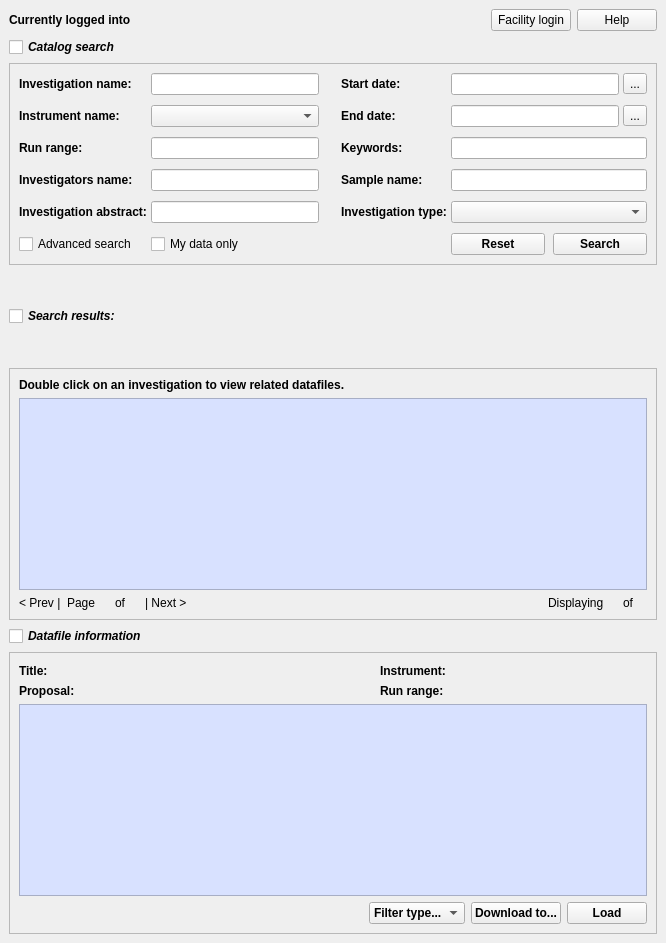
<?xml version="1.0" encoding="UTF-8"?>
<ui version="4.0">
 <author>Jay Rainey</author>
 <class>ICatSearch2</class>
 <widget class="QWidget" name="ICatSearch2">
  <property name="geometry">
   <rect>
    <x>0</x>
    <y>0</y>
    <width>666</width>
    <height>943</height>
   </rect>
  </property>
  <property name="sizePolicy">
   <sizepolicy hsizetype="Expanding" vsizetype="Expanding">
    <horstretch>0</horstretch>
    <verstretch>0</verstretch>
   </sizepolicy>
  </property>
  <property name="windowTitle">
   <string>Catalogue search</string>
  </property>
  <layout class="QVBoxLayout" name="verticalLayout_5">
   <item>
    <layout class="QGridLayout" name="mainGrid">
     <item row="5" column="0">
      <widget class="QCheckBox" name="dataFileCbox">
       <property name="sizePolicy">
        <sizepolicy hsizetype="Minimum" vsizetype="Fixed">
         <horstretch>0</horstretch>
         <verstretch>0</verstretch>
        </sizepolicy>
       </property>
       <property name="font">
        <font>
         <weight>75</weight>
         <italic>true</italic>
         <bold>true</bold>
        </font>
       </property>
       <property name="toolTip">
        <string>&lt;html&gt;&lt;head/&gt;&lt;body&gt;&lt;p&gt;&lt;span style=&quot; font-weight:400;&quot;&gt;Click to display datafile information.&lt;/span&gt;&lt;/p&gt;&lt;/body&gt;&lt;/html&gt;</string>
       </property>
       <property name="text">
        <string>Datafile information</string>
       </property>
      </widget>
     </item>
     <item row="4" column="0">
      <widget class="QFrame" name="resFrame">
       <property name="frameShape">
        <enum>QFrame::StyledPanel</enum>
       </property>
       <property name="frameShadow">
        <enum>QFrame::Raised</enum>
       </property>
       <layout class="QVBoxLayout" name="verticalLayout_2">
        <item>
         <widget class="QLabel" name="resInstructions">
          <property name="font">
           <font>
            <weight>75</weight>
            <bold>true</bold>
           </font>
          </property>
          <property name="text">
           <string>Double click on an investigation to view related datafiles.</string>
          </property>
         </widget>
        </item>
        <item>
         <widget class="QTableWidget" name="searchResultsTbl">
          <property name="sizePolicy">
           <sizepolicy hsizetype="Expanding" vsizetype="Minimum">
            <horstretch>0</horstretch>
            <verstretch>0</verstretch>
           </sizepolicy>
          </property>
          <property name="styleSheet">
           <string notr="true">background-color: rgb(216, 225, 255);</string>
          </property>
          <property name="horizontalScrollBarPolicy">
           <enum>Qt::ScrollBarAsNeeded</enum>
          </property>
          <property name="selectionMode">
           <enum>QAbstractItemView::SingleSelection</enum>
          </property>
          <property name="selectionBehavior">
           <enum>QAbstractItemView::SelectRows</enum>
          </property>
         </widget>
        </item>
        <item>
         <layout class="QHBoxLayout" name="resFooter">
          <item>
           <widget class="QLabel" name="resPreviousTxt">
            <property name="font">
             <font>
              <weight>50</weight>
              <bold>false</bold>
             </font>
            </property>
            <property name="text">
             <string>&lt; Prev |</string>
            </property>
           </widget>
          </item>
          <item>
           <widget class="QLabel" name="resPageTxt">
            <property name="font">
             <font>
              <weight>50</weight>
              <bold>false</bold>
             </font>
            </property>
            <property name="text">
             <string>Page</string>
            </property>
           </widget>
          </item>
          <item>
           <widget class="QLabel" name="resPageStartNumTxt">
            <property name="font">
             <font>
              <weight>50</weight>
              <bold>false</bold>
             </font>
            </property>
            <property name="text">
             <string/>
            </property>
           </widget>
          </item>
          <item>
           <widget class="QLabel" name="resPageOfTxt">
            <property name="font">
             <font>
              <weight>50</weight>
              <bold>false</bold>
             </font>
            </property>
            <property name="text">
             <string>of</string>
            </property>
           </widget>
          </item>
          <item>
           <widget class="QLabel" name="resPageEndNumTxt">
            <property name="font">
             <font>
              <weight>50</weight>
              <bold>false</bold>
             </font>
            </property>
            <property name="text">
             <string/>
            </property>
           </widget>
          </item>
          <item>
           <widget class="QLabel" name="resPageNextTxt">
            <property name="font">
             <font>
              <weight>50</weight>
              <bold>false</bold>
             </font>
            </property>
            <property name="text">
             <string>| Next &gt;</string>
            </property>
           </widget>
          </item>
          <item>
           <spacer name="resFootSpacer">
            <property name="orientation">
             <enum>Qt::Horizontal</enum>
            </property>
            <property name="sizeHint" stdset="0">
             <size>
              <width>10</width>
              <height>10</height>
             </size>
            </property>
           </spacer>
          </item>
          <item>
           <widget class="QLabel" name="resDisplayingTxt">
            <property name="font">
             <font>
              <weight>50</weight>
              <bold>false</bold>
             </font>
            </property>
            <property name="text">
             <string>Displaying</string>
            </property>
           </widget>
          </item>
          <item>
           <widget class="QLabel" name="resDisplayStartTxt">
            <property name="font">
             <font>
              <weight>50</weight>
              <bold>false</bold>
             </font>
            </property>
            <property name="text">
             <string/>
            </property>
           </widget>
          </item>
          <item>
           <widget class="QLabel" name="resDisplayOfTxt">
            <property name="font">
             <font>
              <weight>50</weight>
              <bold>false</bold>
             </font>
            </property>
            <property name="text">
             <string>of</string>
            </property>
           </widget>
          </item>
          <item>
           <widget class="QLabel" name="resDisplayEndTxt">
            <property name="font">
             <font>
              <weight>50</weight>
              <bold>false</bold>
             </font>
            </property>
            <property name="text">
             <string/>
            </property>
           </widget>
          </item>
         </layout>
        </item>
       </layout>
      </widget>
     </item>
     <item row="2" column="0">
      <widget class="QFrame" name="searchFrame">
       <property name="frameShape">
        <enum>QFrame::StyledPanel</enum>
       </property>
       <property name="frameShadow">
        <enum>QFrame::Raised</enum>
       </property>
       <layout class="QVBoxLayout" name="catalogSearchFrame">
        <property name="spacing">
         <number>6</number>
        </property>
        <property name="margin">
         <number>9</number>
        </property>
        <item>
         <layout class="QGridLayout" name="searchGrid" rowstretch="0,0,0,0,0,0" columnstretch="0,0,0,0,0,0">
          <property name="sizeConstraint">
           <enum>QLayout::SetDefaultConstraint</enum>
          </property>
          <property name="horizontalSpacing">
           <number>4</number>
          </property>
          <property name="verticalSpacing">
           <number>10</number>
          </property>
          <item row="2" column="0">
           <widget class="QLabel" name="runRangeLbl">
            <property name="font">
             <font>
              <weight>75</weight>
              <bold>true</bold>
             </font>
            </property>
            <property name="text">
             <string>Run range:</string>
            </property>
           </widget>
          </item>
          <item row="1" column="0">
           <widget class="QLabel" name="instrumentLbl">
            <property name="enabled">
             <bool>true</bool>
            </property>
            <property name="sizePolicy">
             <sizepolicy hsizetype="Fixed" vsizetype="Preferred">
              <horstretch>0</horstretch>
              <verstretch>0</verstretch>
             </sizepolicy>
            </property>
            <property name="font">
             <font>
              <weight>75</weight>
              <bold>true</bold>
             </font>
            </property>
            <property name="text">
             <string>Instrument name:</string>
            </property>
           </widget>
          </item>
          <item row="4" column="3">
           <widget class="QLabel" name="advTypeLbl">
            <property name="font">
             <font>
              <weight>75</weight>
              <bold>true</bold>
             </font>
            </property>
            <property name="text">
             <string>Investigation type:</string>
            </property>
           </widget>
          </item>
          <item row="5" column="1">
           <widget class="QCheckBox" name="myDataCbox">
            <property name="text">
             <string>My data only</string>
            </property>
           </widget>
          </item>
          <item row="2" column="1">
           <widget class="QLineEdit" name="runRangeTxt"/>
          </item>
          <item row="0" column="1">
           <widget class="QLineEdit" name="InvestigationName"/>
          </item>
          <item row="0" column="0">
           <widget class="QLabel" name="invesNameLbl">
            <property name="font">
             <font>
              <weight>75</weight>
              <bold>true</bold>
             </font>
            </property>
            <property name="text">
             <string>Investigation name:</string>
            </property>
           </widget>
          </item>
          <item row="0" column="5">
           <widget class="QToolButton" name="startDatePicker">
            <property name="maximumSize">
             <size>
              <width>25</width>
              <height>16777215</height>
             </size>
            </property>
            <property name="toolTip">
             <string>&lt;html&gt;&lt;head/&gt;&lt;body&gt;&lt;p&gt;Select a date from the calender.&lt;/p&gt;&lt;/body&gt;&lt;/html&gt;</string>
            </property>
            <property name="text">
             <string>...</string>
            </property>
           </widget>
          </item>
          <item row="5" column="0">
           <widget class="QCheckBox" name="advSearchCbox">
            <property name="text">
             <string>Advanced search</string>
            </property>
           </widget>
          </item>
          <item row="1" column="1">
           <widget class="QComboBox" name="Instrument">
            <property name="sizePolicy">
             <sizepolicy hsizetype="Expanding" vsizetype="Fixed">
              <horstretch>0</horstretch>
              <verstretch>0</verstretch>
             </sizepolicy>
            </property>
           </widget>
          </item>
          <item row="1" column="5">
           <widget class="QToolButton" name="endDatePicker">
            <property name="maximumSize">
             <size>
              <width>25</width>
              <height>16777215</height>
             </size>
            </property>
            <property name="toolTip">
             <string>&lt;html&gt;&lt;head/&gt;&lt;body&gt;&lt;p&gt;Select a date from the calender.&lt;/p&gt;&lt;/body&gt;&lt;/html&gt;</string>
            </property>
            <property name="text">
             <string>...</string>
            </property>
           </widget>
          </item>
          <item row="0" column="2">
           <spacer name="searchGridSpacer">
            <property name="orientation">
             <enum>Qt::Horizontal</enum>
            </property>
            <property name="sizeType">
             <enum>QSizePolicy::Fixed</enum>
            </property>
            <property name="sizeHint" stdset="0">
             <size>
              <width>18</width>
              <height>10</height>
             </size>
            </property>
           </spacer>
          </item>
          <item row="0" column="3">
           <widget class="QLabel" name="startDateLbl">
            <property name="font">
             <font>
              <weight>75</weight>
              <bold>true</bold>
             </font>
            </property>
            <property name="text">
             <string>Start date:</string>
            </property>
           </widget>
          </item>
          <item row="1" column="3">
           <widget class="QLabel" name="endDateLbl">
            <property name="enabled">
             <bool>true</bool>
            </property>
            <property name="sizePolicy">
             <sizepolicy hsizetype="Fixed" vsizetype="Preferred">
              <horstretch>0</horstretch>
              <verstretch>0</verstretch>
             </sizepolicy>
            </property>
            <property name="font">
             <font>
              <weight>75</weight>
              <bold>true</bold>
             </font>
            </property>
            <property name="text">
             <string>End date:</string>
            </property>
           </widget>
          </item>
          <item row="2" column="3">
           <widget class="QLabel" name="keywordsLbl">
            <property name="font">
             <font>
              <weight>75</weight>
              <bold>true</bold>
             </font>
            </property>
            <property name="text">
             <string>Keywords:</string>
            </property>
           </widget>
          </item>
          <item row="5" column="4" colspan="2">
           <layout class="QHBoxLayout" name="searchBtnGrid">
            <property name="spacing">
             <number>8</number>
            </property>
            <item>
             <widget class="QPushButton" name="resetBtn">
              <property name="font">
               <font>
                <weight>75</weight>
                <bold>true</bold>
               </font>
              </property>
              <property name="toolTip">
               <string>&lt;html&gt;&lt;head/&gt;&lt;body&gt;&lt;p&gt;&lt;span style=&quot; font-weight:400;&quot;&gt;Reset all fields&lt;/span&gt;&lt;/p&gt;&lt;/body&gt;&lt;/html&gt;</string>
              </property>
              <property name="text">
               <string>Reset</string>
              </property>
             </widget>
            </item>
            <item>
             <widget class="QPushButton" name="searchBtn">
              <property name="font">
               <font>
                <weight>75</weight>
                <bold>true</bold>
               </font>
              </property>
              <property name="toolTip">
               <string>&lt;html&gt;&lt;head/&gt;&lt;body&gt;&lt;p&gt;&lt;span style=&quot; font-weight:400;&quot;&gt;Search Investigations.&lt;/span&gt;&lt;/p&gt;&lt;/body&gt;&lt;/html&gt;</string>
              </property>
              <property name="layoutDirection">
               <enum>Qt::LeftToRight</enum>
              </property>
              <property name="autoFillBackground">
               <bool>false</bool>
              </property>
              <property name="text">
               <string>Search</string>
              </property>
             </widget>
            </item>
           </layout>
          </item>
          <item row="2" column="4" colspan="2">
           <widget class="QLineEdit" name="Keywords"/>
          </item>
          <item row="3" column="0">
           <widget class="QLabel" name="advNameLbl">
            <property name="font">
             <font>
              <weight>75</weight>
              <bold>true</bold>
             </font>
            </property>
            <property name="text">
             <string>Investigators name:</string>
            </property>
           </widget>
          </item>
          <item row="3" column="4" colspan="2">
           <widget class="QLineEdit" name="SampleName"/>
          </item>
          <item row="4" column="0">
           <widget class="QLabel" name="advAbstractLbl">
            <property name="font">
             <font>
              <weight>75</weight>
              <bold>true</bold>
             </font>
            </property>
            <property name="text">
             <string>Investigation abstract:</string>
            </property>
           </widget>
          </item>
          <item row="3" column="3">
           <widget class="QLabel" name="advSampleLbl">
            <property name="font">
             <font>
              <weight>75</weight>
              <bold>true</bold>
             </font>
            </property>
            <property name="text">
             <string>Sample name:</string>
            </property>
           </widget>
          </item>
          <item row="4" column="4" colspan="2">
           <widget class="QComboBox" name="InvestigationType">
            <property name="sizePolicy">
             <sizepolicy hsizetype="Expanding" vsizetype="Fixed">
              <horstretch>0</horstretch>
              <verstretch>0</verstretch>
             </sizepolicy>
            </property>
           </widget>
          </item>
          <item row="3" column="1">
           <widget class="QLineEdit" name="InvestigatorSurname"/>
          </item>
          <item row="4" column="1">
           <widget class="QLineEdit" name="InvestigationAbstract"/>
          </item>
          <item row="0" column="4">
           <widget class="QLineEdit" name="StartDate">
            <property name="toolTip">
             <string>&lt;html&gt;&lt;head/&gt;&lt;body&gt;&lt;p&gt;Date in DD/MM/YYYY.&lt;/p&gt;&lt;/body&gt;&lt;/html&gt;</string>
            </property>
           </widget>
          </item>
          <item row="1" column="4">
           <widget class="QLineEdit" name="EndDate">
            <property name="toolTip">
             <string>&lt;html&gt;&lt;head/&gt;&lt;body&gt;&lt;p&gt;Date in DD/MM/YYYY .&lt;/p&gt;&lt;/body&gt;&lt;/html&gt;</string>
            </property>
           </widget>
          </item>
         </layout>
        </item>
       </layout>
      </widget>
     </item>
     <item row="1" column="0">
      <widget class="QCheckBox" name="searchCbox">
       <property name="font">
        <font>
         <weight>75</weight>
         <italic>true</italic>
         <bold>true</bold>
        </font>
       </property>
       <property name="toolTip">
        <string>&lt;html&gt;&lt;head/&gt;&lt;body&gt;&lt;p&gt;&lt;span style=&quot; font-weight:400;&quot;&gt;Click to show or hide search options.&lt;/span&gt;&lt;/p&gt;&lt;/body&gt;&lt;/html&gt;</string>
       </property>
       <property name="text">
        <string>Catalog search</string>
       </property>
      </widget>
     </item>
     <item row="0" column="0">
      <layout class="QHBoxLayout" name="headerGrid">
       <item>
        <widget class="QLabel" name="loggedInto">
         <property name="font">
          <font>
           <weight>75</weight>
           <bold>true</bold>
          </font>
         </property>
         <property name="text">
          <string>Currently logged into</string>
         </property>
        </widget>
       </item>
       <item>
        <widget class="QLabel" name="facilityName">
         <property name="font">
          <font>
           <weight>75</weight>
           <bold>true</bold>
          </font>
         </property>
         <property name="text">
          <string/>
         </property>
        </widget>
       </item>
       <item>
        <spacer name="headerSpacer">
         <property name="orientation">
          <enum>Qt::Horizontal</enum>
         </property>
         <property name="sizeHint" stdset="0">
          <size>
           <width>10</width>
           <height>10</height>
          </size>
         </property>
        </spacer>
       </item>
       <item>
        <widget class="QPushButton" name="facilityLogin">
         <property name="toolTip">
          <string>&lt;html&gt;&lt;head/&gt;&lt;body&gt;&lt;p&gt;Click to log into another facility.&lt;/p&gt;&lt;/body&gt;&lt;/html&gt;</string>
         </property>
         <property name="text">
          <string>Facility login</string>
         </property>
        </widget>
       </item>
       <item>
        <widget class="QPushButton" name="helpBtn">
         <property name="font">
          <font>
           <weight>50</weight>
           <bold>false</bold>
          </font>
         </property>
         <property name="toolTip">
          <string>&lt;html&gt;&lt;head/&gt;&lt;body&gt;&lt;p&gt;&lt;span style=&quot; font-weight:400;&quot;&gt;View user-guide for search functionality.&lt;/span&gt;&lt;/p&gt;&lt;/body&gt;&lt;/html&gt;</string>
         </property>
         <property name="text">
          <string>Help</string>
         </property>
        </widget>
       </item>
      </layout>
     </item>
     <item row="3" column="0">
      <layout class="QHBoxLayout" name="searchResultsHeader">
       <item>
        <widget class="QCheckBox" name="searchResultsCbox">
         <property name="sizePolicy">
          <sizepolicy hsizetype="Minimum" vsizetype="Fixed">
           <horstretch>0</horstretch>
           <verstretch>0</verstretch>
          </sizepolicy>
         </property>
         <property name="font">
          <font>
           <weight>75</weight>
           <italic>true</italic>
           <bold>true</bold>
          </font>
         </property>
         <property name="toolTip">
          <string>&lt;html&gt;&lt;head/&gt;&lt;body&gt;&lt;p&gt;&lt;span style=&quot; font-weight:400;&quot;&gt;Click to show or hide search results.&lt;/span&gt;&lt;/p&gt;&lt;/body&gt;&lt;/html&gt;</string>
         </property>
         <property name="text">
          <string>Search results:</string>
         </property>
        </widget>
       </item>
       <item>
        <widget class="QLabel" name="searchResultsLbl">
         <property name="font">
          <font>
           <weight>75</weight>
           <italic>true</italic>
           <bold>true</bold>
          </font>
         </property>
         <property name="text">
          <string/>
         </property>
        </widget>
       </item>
       <item>
        <spacer name="searchResultsSpacer">
         <property name="orientation">
          <enum>Qt::Horizontal</enum>
         </property>
         <property name="sizeHint" stdset="0">
          <size>
           <width>10</width>
           <height>10</height>
          </size>
         </property>
        </spacer>
       </item>
      </layout>
     </item>
     <item row="6" column="0">
      <widget class="QFrame" name="dataFileFrame">
       <property name="sizePolicy">
        <sizepolicy hsizetype="Minimum" vsizetype="Preferred">
         <horstretch>0</horstretch>
         <verstretch>0</verstretch>
        </sizepolicy>
       </property>
       <property name="frameShape">
        <enum>QFrame::StyledPanel</enum>
       </property>
       <property name="frameShadow">
        <enum>QFrame::Raised</enum>
       </property>
       <layout class="QVBoxLayout" name="verticalLayout">
        <item>
         <layout class="QGridLayout" name="dataFileHead" rowstretch="0,0,0" columnstretch="0,0,0,0,0">
          <property name="spacing">
           <number>4</number>
          </property>
          <item row="2" column="1">
           <widget class="QLabel" name="dataFileProposalRes">
            <property name="font">
             <font>
              <weight>50</weight>
              <bold>false</bold>
             </font>
            </property>
            <property name="text">
             <string/>
            </property>
           </widget>
          </item>
          <item row="0" column="0">
           <widget class="QLabel" name="dataFileTitleTxt">
            <property name="font">
             <font>
              <weight>75</weight>
              <bold>true</bold>
             </font>
            </property>
            <property name="text">
             <string>Title:</string>
            </property>
           </widget>
          </item>
          <item row="0" column="3">
           <widget class="QLabel" name="dataFileInstrumentTxt">
            <property name="font">
             <font>
              <weight>75</weight>
              <bold>true</bold>
             </font>
            </property>
            <property name="text">
             <string>Instrument:</string>
            </property>
           </widget>
          </item>
          <item row="0" column="1">
           <widget class="QLabel" name="dataFileTitleRes">
            <property name="font">
             <font>
              <weight>50</weight>
              <bold>false</bold>
             </font>
            </property>
            <property name="text">
             <string/>
            </property>
           </widget>
          </item>
          <item row="2" column="3">
           <widget class="QLabel" name="dataFileRunRangeTxt">
            <property name="enabled">
             <bool>true</bool>
            </property>
            <property name="sizePolicy">
             <sizepolicy hsizetype="Fixed" vsizetype="Preferred">
              <horstretch>0</horstretch>
              <verstretch>0</verstretch>
             </sizepolicy>
            </property>
            <property name="font">
             <font>
              <weight>75</weight>
              <bold>true</bold>
             </font>
            </property>
            <property name="text">
             <string>Run range:</string>
            </property>
           </widget>
          </item>
          <item row="2" column="0">
           <widget class="QLabel" name="dataFileProposalTxt">
            <property name="enabled">
             <bool>true</bool>
            </property>
            <property name="sizePolicy">
             <sizepolicy hsizetype="Fixed" vsizetype="Preferred">
              <horstretch>0</horstretch>
              <verstretch>0</verstretch>
             </sizepolicy>
            </property>
            <property name="font">
             <font>
              <weight>75</weight>
              <bold>true</bold>
             </font>
            </property>
            <property name="text">
             <string>Proposal:</string>
            </property>
           </widget>
          </item>
          <item row="0" column="2">
           <spacer name="dataFileHeadSpace">
            <property name="orientation">
             <enum>Qt::Horizontal</enum>
            </property>
            <property name="sizeType">
             <enum>QSizePolicy::Fixed</enum>
            </property>
            <property name="sizeHint" stdset="0">
             <size>
              <width>100</width>
              <height>18</height>
             </size>
            </property>
           </spacer>
          </item>
          <item row="0" column="4">
           <widget class="QLabel" name="dataFileInstrumentRes">
            <property name="font">
             <font>
              <weight>50</weight>
              <bold>false</bold>
             </font>
            </property>
            <property name="text">
             <string/>
            </property>
           </widget>
          </item>
          <item row="2" column="4">
           <widget class="QLabel" name="dataFileRunRangeRes">
            <property name="font">
             <font>
              <weight>50</weight>
              <bold>false</bold>
             </font>
            </property>
            <property name="text">
             <string/>
            </property>
           </widget>
          </item>
         </layout>
        </item>
        <item>
         <widget class="QTableWidget" name="dataFileResultsTbl">
          <property name="sizePolicy">
           <sizepolicy hsizetype="Expanding" vsizetype="Minimum">
            <horstretch>0</horstretch>
            <verstretch>0</verstretch>
           </sizepolicy>
          </property>
          <property name="styleSheet">
           <string notr="true">background-color: rgb(216, 225, 255);</string>
          </property>
          <property name="horizontalScrollBarPolicy">
           <enum>Qt::ScrollBarAsNeeded</enum>
          </property>
          <property name="selectionMode">
           <enum>QAbstractItemView::SingleSelection</enum>
          </property>
          <property name="selectionBehavior">
           <enum>QAbstractItemView::SelectRows</enum>
          </property>
         </widget>
        </item>
        <item>
         <layout class="QHBoxLayout" name="dataFileFoot">
          <item>
           <spacer name="dataFileFootSpace">
            <property name="orientation">
             <enum>Qt::Horizontal</enum>
            </property>
            <property name="sizeHint" stdset="0">
             <size>
              <width>10</width>
              <height>10</height>
             </size>
            </property>
           </spacer>
          </item>
          <item>
           <widget class="QComboBox" name="dataFileFilterCombo">
            <property name="font">
             <font>
              <weight>75</weight>
              <bold>true</bold>
             </font>
            </property>
            <property name="toolTip">
             <string>&lt;html&gt;&lt;head/&gt;&lt;body&gt;&lt;p&gt;&lt;span style=&quot; font-weight:400;&quot;&gt;Filter datafiles by specified file extension.&lt;/span&gt;&lt;/p&gt;&lt;/body&gt;&lt;/html&gt;</string>
            </property>
            <item>
             <property name="text">
              <string>Filter type...</string>
             </property>
            </item>
           </widget>
          </item>
          <item>
           <widget class="QPushButton" name="dataFileFootDownloadBtn">
            <property name="font">
             <font>
              <weight>75</weight>
              <bold>true</bold>
             </font>
            </property>
            <property name="toolTip">
             <string>&lt;html&gt;&lt;head/&gt;&lt;body&gt;&lt;p&gt;&lt;span style=&quot; font-weight:400;&quot;&gt;Download selected datafiles to specified location.&lt;/span&gt;&lt;/p&gt;&lt;/body&gt;&lt;/html&gt;</string>
            </property>
            <property name="text">
             <string>Download to...</string>
            </property>
           </widget>
          </item>
          <item>
           <widget class="QPushButton" name="dataFileLoadBtn">
            <property name="font">
             <font>
              <weight>75</weight>
              <bold>true</bold>
             </font>
            </property>
            <property name="toolTip">
             <string>&lt;html&gt;&lt;head/&gt;&lt;body&gt;&lt;p&gt;&lt;span style=&quot; font-weight:400;&quot;&gt;Load a datafile into a workspace.&lt;/span&gt;&lt;/p&gt;&lt;/body&gt;&lt;/html&gt;</string>
            </property>
            <property name="text">
             <string>Load</string>
            </property>
           </widget>
          </item>
         </layout>
        </item>
       </layout>
      </widget>
     </item>
    </layout>
   </item>
  </layout>
 </widget>
 <layoutdefault spacing="6" margin="9"/>
 <resources/>
 <connections/>
 <designerdata>
  <property name="gridDeltaX">
   <number>10</number>
  </property>
  <property name="gridDeltaY">
   <number>10</number>
  </property>
  <property name="gridSnapX">
   <bool>true</bool>
  </property>
  <property name="gridSnapY">
   <bool>true</bool>
  </property>
  <property name="gridVisible">
   <bool>true</bool>
  </property>
 </designerdata>
</ui>
